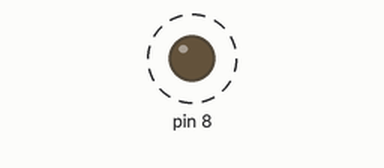
Simulated run of this sketch. Board: Arduino Uno, built with avr-gcc and run on an emulated ATmega328P. On the bench: output pins drawn as LEDs (lit = HIGH). Dashed ring = blinking.

Above: at 0.4 s.
Timing chart, 0 to 4.6 s (numbered marks = the images above):
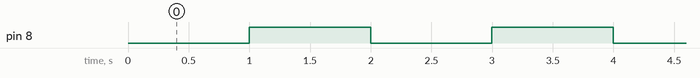

Measured:
- by itself, pin 8: alternates HIGH for 1.0 s and LOW for 1.0 s

The sketch:

04-Timer1_Normal.ino
```cpp
/*
* Learning AVR with Arduino
* Lesson: Timer1 Normal Mode
* Author: Morgan
* Date: 10/July/2020
* IDE: Arduino 1.8.13
*
* circuit:
* (1)PB0 (digital pin 8) connect 220 ohm resistor and a LED in series to GND
*
* caculate:
* Timer1 is 16-bit. It counts from 0 to 65535 in normal mode.
* Arduino UNO has 16 MHz crystal oscillator. It spends (65536/16) micro second in each cycle.
* After 244 rounds we can get 0.99 second.
*
* Result:
* Toggle LED in every second.
*/

#include<avr/io.h>
#include<avr/interrupt.h>
#define F_CPU 16000000UL

volatile unsigned int overflow_count = 0;

void timer1_normal_setup(){
   // set TIMER1 as Normal Mode
   // WGM[13:10] = 0
   TCCR1A &= ~(1<<WGM11)|~(1<<WGM10);
   TCCR1B &= ~(1<<WGM13)|~(1<<WGM12);

   // set prescaler as No prescaling
   // CS12=0, CS11=0, CS10=1
   TCCR1B &= ~(1<<CS12)|~(1<<CS11);
   TCCR1B |= (1<<CS10);

   TCNT1 = 0;             // count from 0
   TIMSK1 |= (1<<TOIE1);  // enable TIMER1 overflow interrupt
   sei();                 // enable global interrupt
}

void pin_setup(){
  DDRB |= (1<<PB0);      // set PORTB0 as output
  PORTB &= ~(1<<PB0);    // set PORTB0 as LOW
}

ISR(TIMER1_OVF_vect){
  overflow_count ++;

  if(overflow_count == 244){
    PORTB ^= (1<<PB0);     // toggle PORTB0
    overflow_count = 0;
  }
}
int main(){
  timer1_normal_setup();
  pin_setup();
  while(1){};
}
```
